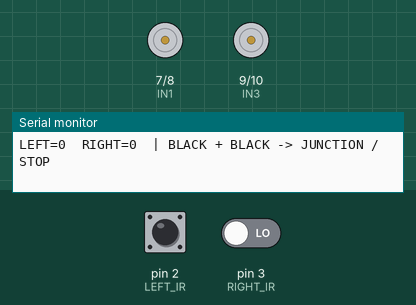
Bench run of a sketch on a simulated Arduino Uno, built with avr-gcc and run on an emulated ATmega328P. Shown: motor-driver pin pairs drawn as motors (green arrow = first pin HIGH = forward, orange = second pin HIGH = backward, longer = more drive, scaled by the enable pin), the last lines printed to the serial monitor. Inputs (shaded band) come from the test bench; at power-on: pin 2 (LEFT_IR) LOW, pin 3 (RIGHT_IR) LOW.

Above: at 3.0 s.
3.1 s: pin 2 (LEFT_IR) driven HIGH
At 4.2 s:
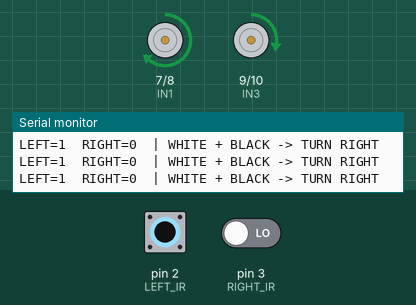
4.6 s: pin 3 (RIGHT_IR) driven HIGH
At 5.1 s:
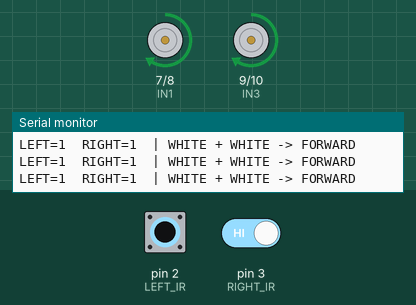
6.1 s: pin 2 (LEFT_IR) driven LOW
At 7.3 s:
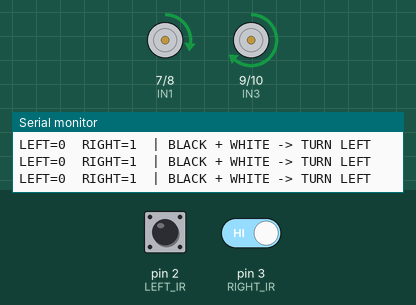
7.6 s: pin 3 (RIGHT_IR) driven LOW
At 8.2 s:
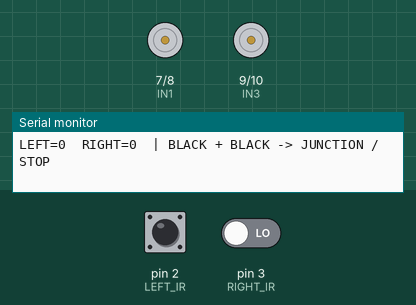
10.6 s: pin 2 (LEFT_IR) pulsed HIGH 2 times (0.12 s each, 0.3 s apart)
At 10.84 s:
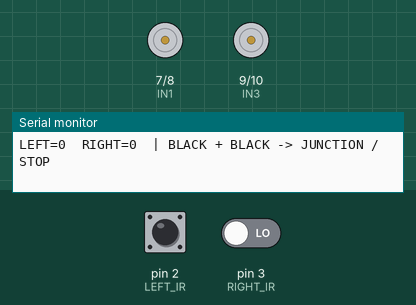
14.2 s: pin 2 (LEFT_IR) driven HIGH and pin 3 (RIGHT_IR) driven HIGH
At 14.7 s:
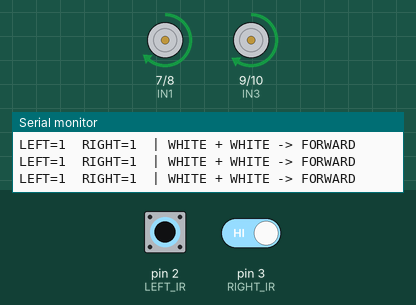
Timing chart, 0 to 17.2 s (numbered marks = the images above; inputs shaded):
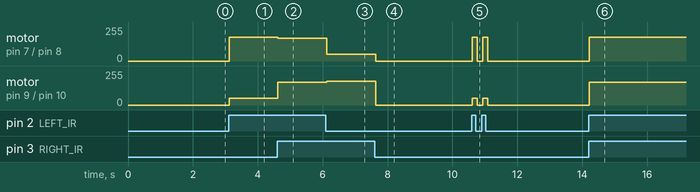

Measured:
- after the input at 3.1 s, motor on pin 7 (IN1) / pin 8 (IN2): stopped → forward 180/255 at once; motor on pin 9 (IN3) / pin 10 (IN4): stopped → forward 50/255 at once
- after the input at 4.6 s, motor on pin 7 (IN1) / pin 8 (IN2): forward 180/255 → forward 170/255 at once; motor on pin 9 (IN3) / pin 10 (IN4): forward 50/255 → forward 170/255 at once
- after the input at 6.1 s, motor on pin 7 (IN1) / pin 8 (IN2): forward 170/255 → forward 50/255 at once; motor on pin 9 (IN3) / pin 10 (IN4): forward 170/255 → forward 180/255 at once
- after the input at 7.6 s, motor on pin 7 (IN1) / pin 8 (IN2): forward 50/255 → stopped at once; motor on pin 9 (IN3) / pin 10 (IN4): forward 180/255 → stopped at once
- after the input at 10.6 s, motor on pin 7 (IN1) / pin 8 (IN2): alternates forward 180/255 for 0.15 s and stopped for 0.16 s, 4 changes in all, then stays stopped, starting at once; motor on pin 9 (IN3) / pin 10 (IN4): alternates forward 50/255 for 0.15 s and stopped for 0.16 s, 4 changes in all, then stays stopped, starting at once
- after the input at 14.2 s, motor on pin 7 (IN1) / pin 8 (IN2): stopped → forward 180/255 at once; motor on pin 9 (IN3) / pin 10 (IN4): stopped → forward 170/255 at once

The sketch:

main-code.ino
```cpp
// ============================================================
//              2-IR LINE FOLLOWING ROBOT
// ============================================================
// Hardware:
//   Arduino UNO
//   L293D Motor Driver
//   2 DC Motors
//   2 IR Line Sensors
//
// Tinkercad Configuration:
//
// IR Sensors:
//   LEFT  -> D2
//   RIGHT -> D3
//
// L293D:
//   ENA  -> D5
//   IN1  -> D7
//   IN2  -> D8
//
//   ENB  -> D6
//   IN3  -> D9
//   IN4  -> D10
//
// Sensor logic:
//   BLACK = LOW
//   WHITE = HIGH
// ============================================================


// ============================================================
// IR SENSOR PINS
// ============================================================

#define LEFT_IR   2
#define RIGHT_IR  3


// ============================================================
// L293D MOTOR PINS
// ============================================================

// LEFT MOTOR
#define ENA  5
#define IN1  7
#define IN2  8

// RIGHT MOTOR
#define ENB  6
#define IN3  9
#define IN4  10


// ============================================================
// SPEED SETTINGS
// ============================================================

int normalSpeed = 170;

int turnSpeed = 180;

int slowMotorSpeed = 50;


// ============================================================
// SETUP
// ============================================================

void setup()
{
  // IR sensors
  pinMode(LEFT_IR, INPUT);
  pinMode(RIGHT_IR, INPUT);

  // L293D motor pins
  pinMode(ENA, OUTPUT);
  pinMode(IN1, OUTPUT);
  pinMode(IN2, OUTPUT);

  pinMode(ENB, OUTPUT);
  pinMode(IN3, OUTPUT);
  pinMode(IN4, OUTPUT);

  // Serial Monitor
  Serial.begin(9600);

  // Safety: motors stopped initially
  stopMotors();

  // Startup information
  Serial.println();
  Serial.println("========================================");
  Serial.println("       2-IR LINE FOLLOWING ROBOT");
  Serial.println("========================================");

  Serial.println("Arduino UNO + L293D");
  Serial.println();

  Serial.println("IR SENSOR CONNECTION:");
  Serial.println("LEFT  IR  -> D2");
  Serial.println("RIGHT IR  -> D3");

  Serial.println();

  Serial.println("MOTOR CONNECTION:");
  Serial.println("LEFT MOTOR  -> L293D 1Y / 2Y");
  Serial.println("RIGHT MOTOR -> L293D 3Y / 4Y");

  Serial.println();

  Serial.println("SENSOR LOGIC:");
  Serial.println("BLACK = LOW");
  Serial.println("WHITE = HIGH");

  Serial.println("----------------------------------------");
  Serial.println("Robot starting...");
  Serial.println("----------------------------------------");

  delay(1500);
}


// ============================================================
// MAIN LOOP
// ============================================================

void loop()
{
  // ----------------------------------------------------------
  // Read sensors
  // ----------------------------------------------------------

  int leftSensor = digitalRead(LEFT_IR);
  int rightSensor = digitalRead(RIGHT_IR);


  // ----------------------------------------------------------
  // Print raw sensor values
  // ----------------------------------------------------------

  Serial.print("LEFT=");
  Serial.print(leftSensor);

  Serial.print("  RIGHT=");
  Serial.print(rightSensor);

  Serial.print("  | ");


  // ==========================================================
  // CONDITION 1
  // BOTH WHITE
  // ==========================================================
  //
  // The line is between the two sensors.
  //
  // Robot moves straight.
  //

  if (leftSensor == HIGH && rightSensor == HIGH)
  {
    Serial.println("WHITE + WHITE -> FORWARD");

    moveForward(normalSpeed);
  }


  // ==========================================================
  // CONDITION 2
  // LEFT BLACK / RIGHT WHITE
  // ==========================================================
  //
  // Line detected on left.
  //
  // Slow left motor.
  // Keep right motor faster.
  //

  else if (leftSensor == LOW && rightSensor == HIGH)
  {
    Serial.println("BLACK + WHITE -> TURN LEFT");

    turnLeft();
  }


  // ==========================================================
  // CONDITION 3
  // LEFT WHITE / RIGHT BLACK
  // ==========================================================
  //
  // Line detected on right.
  //
  // Keep left motor faster.
  // Slow right motor.
  //

  else if (leftSensor == HIGH && rightSensor == LOW)
  {
    Serial.println("WHITE + BLACK -> TURN RIGHT");

    turnRight();
  }


  // ==========================================================
  // CONDITION 4
  // BOTH BLACK
  // ==========================================================
  //
  // Both sensors detect the black line.
  //
  // This can indicate:
  //   - junction
  //   - thick line
  //   - end marker
  //
  // For this version we stop.
  //

  else
  {
    Serial.println("BLACK + BLACK -> JUNCTION / STOP");

    stopMotors();
  }


  // Small delay for stable Tinkercad simulation
  delay(40);
}


// ============================================================
// MOVE FORWARD
// ============================================================

void moveForward(int speedValue)
{
  // ----------------------------------------------------------
  // LEFT MOTOR FORWARD
  // ----------------------------------------------------------

  digitalWrite(IN1, HIGH);
  digitalWrite(IN2, LOW);


  // ----------------------------------------------------------
  // RIGHT MOTOR FORWARD
  // ----------------------------------------------------------

  digitalWrite(IN3, HIGH);
  digitalWrite(IN4, LOW);


  // ----------------------------------------------------------
  // PWM SPEED
  // ----------------------------------------------------------

  analogWrite(ENA, speedValue);
  analogWrite(ENB, speedValue);
}


// ============================================================
// TURN LEFT
// ============================================================

void turnLeft()
{
  // ----------------------------------------------------------
  // LEFT MOTOR SLOW
  // ----------------------------------------------------------

  digitalWrite(IN1, HIGH);
  digitalWrite(IN2, LOW);


  // ----------------------------------------------------------
  // RIGHT MOTOR FAST
  // ----------------------------------------------------------

  digitalWrite(IN3, HIGH);
  digitalWrite(IN4, LOW);


  analogWrite(ENA, slowMotorSpeed);
  analogWrite(ENB, turnSpeed);
}


// ============================================================
// TURN RIGHT
// ============================================================

void turnRight()
{
  // ----------------------------------------------------------
  // LEFT MOTOR FAST
  // ----------------------------------------------------------

  digitalWrite(IN1, HIGH);
  digitalWrite(IN2, LOW);


  // ----------------------------------------------------------
  // RIGHT MOTOR SLOW
  // ----------------------------------------------------------

  digitalWrite(IN3, HIGH);
  digitalWrite(IN4, LOW);


  analogWrite(ENA, turnSpeed);
  analogWrite(ENB, slowMotorSpeed);
}


// ============================================================
// STOP MOTORS
// ============================================================

void stopMotors()
{
  // Disable both motors
  analogWrite(ENA, 0);
  analogWrite(ENB, 0);


  // Stop left motor
  digitalWrite(IN1, LOW);
  digitalWrite(IN2, LOW);


  // Stop right motor
  digitalWrite(IN3, LOW);
  digitalWrite(IN4, LOW);
}
```
